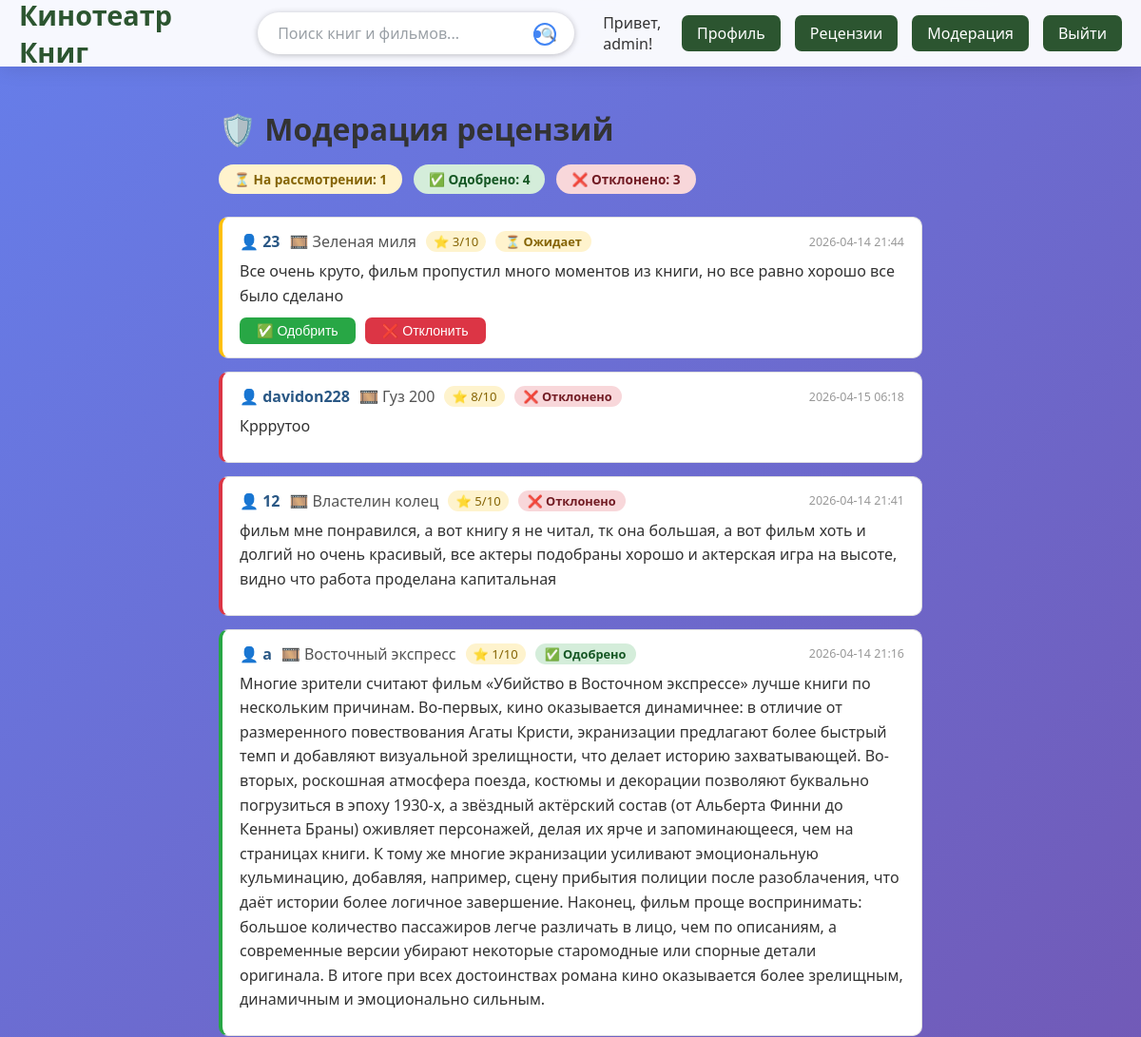
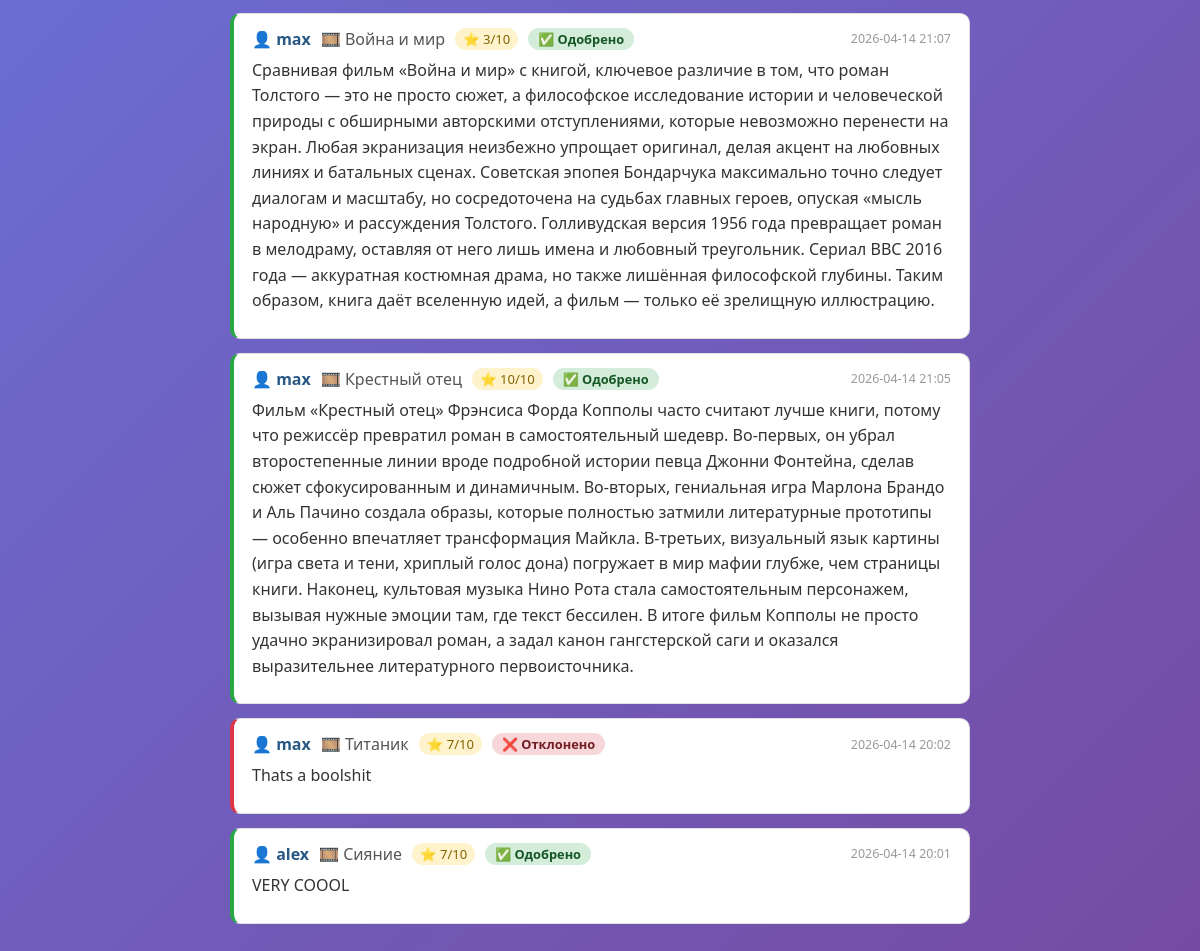
/admin/reviews (signed in), run on the app's committed database (2 pictures, top to bottom).
### tables this page shows
CREATE TABLE reviews (
            id INTEGER PRIMARY KEY AUTOINCREMENT,
            user_id INTEGER NOT NULL,
            movie_title TEXT NOT NULL,
            content TEXT NOT NULL,
            rating INTEGER NOT NULL CHECK(rating BETWEEN 1 AND 10),
            status TEXT DEFAULT "pending",
            created_at TIMESTAMP DEFAULT CURRENT_TIMESTAMP,
            approved_at TIMESTAMP,
            FOREIGN KEY (user_id) REFERENCES users(id)
        );

CREATE TABLE users (
                id INTEGER PRIMARY KEY AUTOINCREMENT,
                username TEXT UNIQUE NOT NULL,
                email TEXT UNIQUE NOT NULL,
                password TEXT NOT NULL,
                is_admin INTEGER DEFAULT 0
            , avatar TEXT DEFAULT NULL);

### app.py (the view)
@app.route('/admin/reviews')
def admin_reviews():
    if not session.get('is_admin'):
        flash('Доступ запрещён.', 'error')
        return redirect(url_for('index'))
    conn = sqlite3.connect('users.db')
    cursor = conn.cursor()
    cursor.execute('''
        SELECT r.id, u.username, r.movie_title, r.content,
               r.rating, r.status, r.created_at
        FROM reviews r
        JOIN users u ON r.user_id = u.id
        ORDER BY CASE r.status WHEN "pending" THEN 0 ELSE 1 END, r.created_at DESC
    ''')
    all_reviews = cursor.fetchall()
    conn.close()
    return render_template('admin_reviews.html', reviews=all_reviews)

### templates/admin_reviews.html (shortened to what this page needs)
{% extends "base.html" %}
{% block content %}
<div class="admin-page">
  <h1>🛡️ Модерация рецензий</h1>
  {% set pending   = reviews | selectattr(5, "equalto", "pending")  | list %}
  {% set approved  = reviews | selectattr(5, "equalto", "approved") | list %}
  {% set rejected  = reviews | selectattr(5, "equalto", "rejected") | list %}
  <div class="stats-row">
    <div class="stat-chip pending">⏳ На рассмотрении: {{ pending|length }}</div>
    <div class="stat-chip approved">✅ Одобрено: {{ approved|length }}</div>
    <div class="stat-chip rejected">❌ Отклонено: {{ rejected|length }}</div>
  </div>
  <div class="reviews-list">
    {% for rev in reviews %}
    <div class="admin-card status-{{ rev[5] }}">
      <div class="admin-card__top">
        <span class="admin-card__author">👤 {{ rev[1] }}</span>
        <span class="admin-card__movie">🎞️ {{ rev[2] }}</span>
        <span class="admin-card__rating">⭐ {{ rev[4] }}/10</span>
        <span class="status-badge status-{{ rev[5] }}">
          {% if rev[5] == 'pending' %}⏳ Ожидает
          {% elif rev[5] == 'approved' %}✅ Одобрено
          {% else %}❌ Отклонено{% endif %}
        </span>
        <span class="admin-card__date">{{ rev[6][:16] }}</span>
      </div>
      <div class="admin-card__content">{{ rev[3] }}</div>
      {% if rev[5] == 'pending' %}
      <div class="admin-card__actions">
        <form method="POST" action="{{ url_for('admin_review_action', review_id=rev[0], action='approve') }}" style="display:inline">
          <button type="submit" class="btn-approve">✅ Одобрить</button>
        </form>
        <form method="POST" action="{{ url_for('admin_review_action', review_id=rev[0], action='reject') }}" style="display:inline">
          <button type="submit" class="btn-reject">❌ Отклонить</button>
        </form>
      </div>
      {% endif %}
    </div>
    {% else %}
    <p class="empty-state">Рецензий пока нет.</p>
    {% endfor %}
  </div>
</div>
{% endblock %}

### templates/base.html (shortened to what this page needs)
<!DOCTYPE html>
<html lang="ru">
<head>
  <link rel="stylesheet" href="{{ url_for('static', filename='style.css') }}">
</head>
<body>
<nav class="navbar">
  <div class="nav-container">
    <div class="nav-logo">
      <a href="{{ url_for('index') }}">Кинотеатр Книг</a>
    </div>
    <div class="search-container">
      <form action="{{ url_for('index') }}" method="GET" class="search-form">
        <input type="text" name="search" placeholder="Поиск книг и фильмов..."
               value="{{ search_query or '' }}" class="search-input">
        <button type="submit" class="search-btn">🔍</button>
      </form>
    </div>
    <div class="nav-menu">
      {% if session.username %}
        <span class="nav-welcome">Привет, {{ session.username }}!</span>
        <a href="{{ url_for('profile', username=session.username) }}" class="nav-link">Профиль</a>
        <a href="{{ url_for('reviews') }}" class="nav-link">Рецензии</a>
        {% if session.get('is_admin') %}
          <a href="{{ url_for('admin_reviews') }}" class="nav-link">Модерация</a>
        {% endif %}
        <a href="{{ url_for('logout') }}" class="nav-link">Выйти</a>
      {% else %}
        <a href="{{ url_for('login') }}" class="nav-link">Вход</a>
        <a href="{{ url_for('register') }}" class="nav-link">Регистрация</a>
        <a href="{{ url_for('reviews') }}" class="nav-link">Рецензии</a>
      {% endif %}
    </div>
  </div>
</nav>
<div class="container">
  {% block content %}{% endblock %}
</div>
</body>
</html>

### static/style.css (style rules this page uses)
* { margin: 0; padding: 0; box-sizing: border-box; }
body { font-family: 'Segoe UI', Tahoma, Geneva, Verdana, sans-serif; background: linear-gradient(135deg, #667eea 0%, #764ba2 100%); min-height: 100vh; color: #333; }
.navbar { background: rgba(255, 255, 255, 0.95); backdrop-filter: blur(10px); box-shadow: 0 2px 20px rgba(0, 0, 0, 0.1); position: sticky; top: 0; z-index: 1000; }
.nav-container { max-width: 1200px; margin: 0 auto; padding: 0 20px; display: flex; justify-content: space-between; align-items: center; height: 70px; }
.nav-logo a { font-size: 1.8rem; font-weight: bold; color: #2c5530; text-decoration: none; }
.nav-menu { display: flex; align-items: center; gap: 15px; }
.nav-welcome { margin-right: auto; }
.nav-link { color: white; background-color: #2c5530; text-decoration: none; padding: 8px 16px; border-radius: 7px; }
.container { max-width: 1200px; margin: 0 auto; padding: 20px; }
.search-container { flex: 1; max-width: 600px; margin: 0 30px; position: relative; }
.search-form { display: flex; background: white; border-radius: 24px; padding: 0; box-shadow: 0 1px 6px rgba(32, 33, 36, 0.28); border: 1px solid transparent; transition: all 0.3s ease; position: relative; overflow: hidden; height: 44px; }
.search-input { flex: 1; border: none; padding: 0 20px; border-radius: 24px; outline: none; font-size: 16px; background: transparent; color: #3c4043; font-family: 'Segoe UI', Tahoma, Geneva, Verdana, sans-serif; line-height: 44px; }
.search-input::placeholder { color: #9aa0a6; font-weight: 400; }
.search-btn { background: transparent; border: none; border-radius: 0 24px 24px 0; width: 60px; height: 44px; cursor: pointer; color: #4285f4; display: flex; align-items: center; justify-content: center; transition: all 0.3s ease; position: relative; }
.search-btn::before { content: ''; width: 8px; height: 8px; background: #4285f4; border-radius: 50%; position: relative; }
.search-btn::after { content: ''; position: absolute; top: 50%; left: 50%; width: 20px; height: 20px; border: 2px solid #4285f4; border-radius: 50%; transform: translate(-50%, -50%); }

### templates/admin_reviews.html (style rules this page uses)
.admin-page { max-width: 780px; margin: 0 auto; padding: 24px 20px; }
.admin-page h1 { margin-bottom: 16px; }
.stats-row { display: flex; gap: 12px; flex-wrap: wrap; margin-bottom: 24px; }
.stat-chip { padding: 6px 16px; border-radius: 20px; font-size: 0.85rem; font-weight: 600; }
.stat-chip.pending { background: #fff3cd; color: #856404; }
.stat-chip.approved { background: #d4edda; color: #155724; }
.stat-chip.rejected { background: #f8d7da; color: #721c24; }
.reviews-list { display: flex; flex-direction: column; gap: 14px; }
.admin-card { border: 1.5px solid #e0e0e0; border-radius: 10px; padding: 14px 18px; background: var(--card-bg, #fff); }
.admin-card.status-pending { border-left: 4px solid #ffc107; }
.admin-card.status-approved { border-left: 4px solid #28a745; }
.admin-card.status-rejected { border-left: 4px solid #dc3545; }
.admin-card__top { display: flex; flex-wrap: wrap; align-items: center; gap: 10px; margin-bottom: 8px; }
.admin-card__author { font-weight: 600; color: #2a5885; }
.admin-card__movie { color: #555; }
.admin-card__rating { background: #fef3cd; color: #856404; padding: 2px 8px; border-radius: 12px; font-size: 0.82rem; }
.admin-card__date { margin-left: auto; font-size: 0.78rem; color: #999; }
.status-badge { padding: 2px 10px; border-radius: 12px; font-size: 0.8rem; font-weight: 600; }
.status-badge.status-pending { background: #fff3cd; color: #856404; }
.status-badge.status-approved { background: #d4edda; color: #155724; }
.status-badge.status-rejected { background: #f8d7da; color: #721c24; }
.admin-card__content { color: #333; line-height: 1.6; margin-bottom: 10px; }
.admin-card__actions { display: flex; gap: 10px; }
.btn-approve { background: #28a745; color: #fff; border: none; padding: 6px 18px; border-radius: 7px; cursor: pointer; font-size: 0.88rem; }
.btn-reject { background: #dc3545; color: #fff; border: none; padding: 6px 18px; border-radius: 7px; cursor: pointer; font-size: 0.88rem; }

### data on the page
reviews: username "23", movie_title "Зеленая миля", rating "3", status "⏳ Ожидает", created_at "2026-04-14 21:44", content "Все очень круто, фильм пропустил много моментов из книги, но все равно хорошо все было сделано"
reviews: username "davidon228", movie_title "Гуз 200", rating "8", status "❌ Отклонено", created_at "2026-04-15 06:18", content "Крррутоо"
reviews: username "12", movie_title "Властелин колец", rating "5", status "❌ Отклонено", created_at "2026-04-14 21:41", content "фильм мне понравился, а вот книгу я не читал, тк она большая, а вот фильм хоть и долгий но очень красивый, все актеры подобраны хорошо и актерская игра на высоте, видно что работа проделана капитальная"
reviews: username "a", movie_title "Восточный экспресс", rating "1", status "✅ Одобрено", created_at "2026-04-14 21:16", content "Многие зрители считают фильм «Убийство в Восточном экспрессе» лучше книги по нескольким причинам. Во-первых, кино оказывается динамичнее: в отличие от размеренного повествования Агаты Кристи, экранизации предлагают более быстрый темп и добавляют визуальной зрелищности, что делает историю захватывающей. Во-вторых, роскошная атмосфера поезда, костюмы и декорации позволяют буквально погрузиться в эпоху 1930-х, а звёздный актёрский состав (от Альберта Финни до Кеннета Браны) оживляет персонажей, делая их ярче и запоминающееся, чем на страницах книги. К тому же многие экранизации усиливают эмоциональную кульминацию, добавляя, например, сцену прибытия полиции после разоблачения, что даёт истории…"
reviews: username "max", movie_title "Война и мир", rating "3", status "✅ Одобрено", created_at "2026-04-14 21:07", content "Сравнивая фильм «Война и мир» с книгой, ключевое различие в том, что роман Толстого — это не просто сюжет, а философское исследование истории и человеческой природы с обширными авторскими отступлениями, которые невозможно перенести на экран. Любая экранизация неизбежно упрощает оригинал, делая акцент на любовных линиях и батальных сценах. Советская эпопея Бондарчука максимально точно следует диалогам и масштабу, но сосредоточена на судьбах главных героев, опуская «мысль народную» и рассуждения Толстого. Голливудская версия 1956 года превращает роман в мелодраму, оставляя от него лишь имена и любовный треугольник. Сериал BBC 2016 года — аккуратная костюмная драма, но также лишённая…"
reviews: username "max", movie_title "Крестный отец", rating "10", status "✅ Одобрено", created_at "2026-04-14 21:05", content "Фильм «Крестный отец» Фрэнсиса Форда Копполы часто считают лучше книги, потому что режиссёр превратил роман в самостоятельный шедевр. Во-первых, он убрал второстепенные линии вроде подробной истории певца Джонни Фонтейна, сделав сюжет сфокусированным и динамичным. Во-вторых, гениальная игра Марлона Брандо и Аль Пачино создала образы, которые полностью затмили литературные прототипы — особенно впечатляет трансформация Майкла. В-третьих, визуальный язык картины (игра света и тени, хриплый голос дона) погружает в мир мафии глубже, чем страницы книги. Наконец, культовая музыка Нино Рота стала самостоятельным персонажем, вызывая нужные эмоции там, где текст бессилен. В итоге фильм Копполы не…"
reviews: username "max", movie_title "Титаник", rating "7", status "❌ Отклонено", created_at "2026-04-14 20:02", content "Thats a boolshit"
reviews: username "alex", movie_title "Сияние", rating "7", status "✅ Одобрено", created_at "2026-04-14 20:01", content "VERY COOOL"

### other printed values
{{ session.username }} "admin"
{{ pending|length }} "1"
{{ approved|length }} "4"
{{ rejected|length }} "3"
